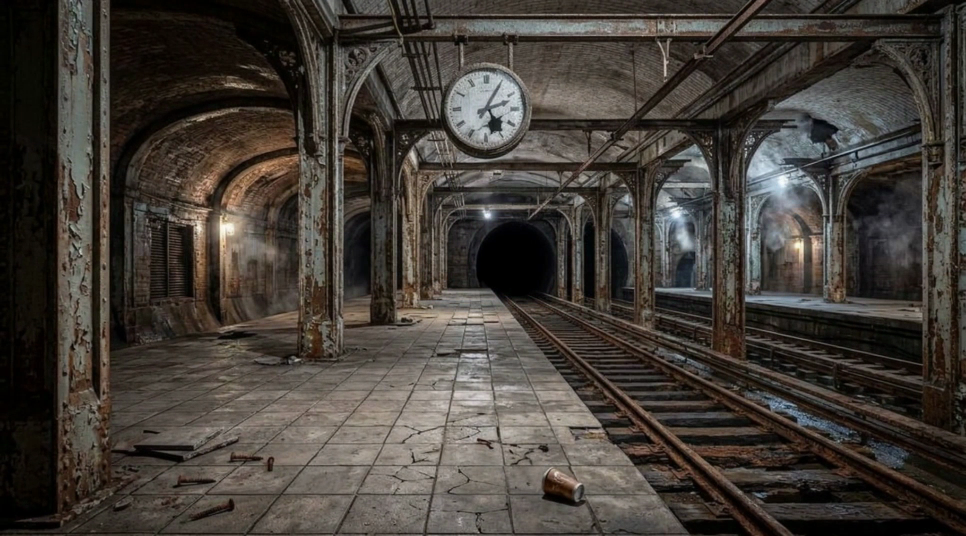
#> input picture docs/experiments/2026-09-22-hybrid-canonical-camotion/TheLongWayDown/generated/D-E/Ee_literal.png, 1932 x 1072 px, given in place of Be.png, which was not available (shown at 1/2 size); the run also reads 1 picture not shown here
$ python analyze.py
#> lines starting #> are read from the running program, lines starting #| are printed output that depends on the picture; pictures that were not available may be replaced by others from this repository, and a replacement may not be noted
#!/usr/bin/env python3
"""Static + kinetic analysis for hybrid + canonical-derived Camotion."""

from __future__ import annotations

import json
import math
import shutil
import subprocess
from pathlib import Path

import numpy as np
from PIL import Image, ImageDraw, ImageFont

REPO = Path(__file__).resolve().parents[3]
EXP = Path(__file__).resolve().parent / "TheLongWayDown"
GEN = EXP / "generated"
STILLS = EXP / "stills"
SHEETS = EXP / "sheets"
CLIPS = GEN / "clips"
CTRL = REPO / "docs/experiments/2026-09-22-hybrid-endpoint-inheritance/TheLongWayDown/generated"
MOVIE = GEN / "experimental_A_B_C_D_E_hybrid_canonical_camotion.mp4"
SIDE = GEN / "control_vs_experiment_side_by_side.mp4"

CONTROL = {
    "B": {"ssim": 0.777, "mae": 6.28, "psnr_db": 27.2, "histogram_correlation": 0.791},
    "C": {"ssim": 0.936, "mae": 3.57, "psnr_db": 34.7, "histogram_correlation": 0.978},
    "D": {"ssim": 0.933, "mae": 3.75, "psnr_db": 34.4, "histogram_correlation": 0.984},
}


def load(path: Path) -> np.ndarray:
    return np.asarray(Image.open(path).convert("RGB"), dtype=np.uint8)


def crop_common(a: np.ndarray, b: np.ndarray) -> tuple[np.ndarray, np.ndarray]:
    h = min(a.shape[0], b.shape[0])
    w = min(a.shape[1], b.shape[1])
    return a[:h, :w], b[:h, :w]


def ssim_plane(a: np.ndarray, b: np.ndarray, win: int = 8) -> float:
    a_f = a.astype(np.float64)
    b_f = b.astype(np.float64)
    h, w = a_f.shape
    c1 = (0.01 * 255) ** 2
    c2 = (0.03 * 255) ** 2
    acc = []
    for y in range(0, h - win + 1, win):
        for x in range(0, w - win + 1, win):
            pa = a_f[y : y + win, x : x + win]
            pb = b_f[y : y + win, x : x + win]
            mu_a, mu_b = pa.mean(), pb.mean()
            var_a, var_b = pa.var(), pb.var()
            cov = ((pa - mu_a) * (pb - mu_b)).mean()
            den = (mu_a**2 + mu_b**2 + c1) * (var_a + var_b + c2)
            acc.append(((2 * mu_a * mu_b + c1) * (2 * cov + c2)) / den)
    return float(np.mean(acc)) if acc else 0.0


def ssim_rgb(a: np.ndarray, b: np.ndarray) -> float:
    return float(sum(ssim_plane(a[:, :, c], b[:, :, c]) for c in range(3)) / 3.0)


def hist_corr(a: np.ndarray, b: np.ndarray) -> float:
    scores = []
    for c in range(3):
        ha = np.histogram(a[:, :, c], bins=256, range=(0, 256))[0].astype(np.float64)
        hb = np.histogram(b[:, :, c], bins=256, range=(0, 256))[0].astype(np.float64)
        ha -= ha.mean()
        hb -= hb.mean()
        den = math.sqrt(float((ha * ha).sum() * (hb * hb).sum()))
        scores.append(0.0 if den == 0 else float((ha * hb).sum() / den))
    return float(sum(scores) / 3.0)


def compare(a: np.ndarray, b: np.ndarray) -> dict:
    a, b = crop_common(a, b)
    diff = a.astype(np.float64) - b.astype(np.float64)
    mae = float(np.mean(np.abs(diff)))
    rmse = float(np.sqrt(np.mean(diff * diff)))
    psnr = float("inf") if rmse == 0 else float(20.0 * math.log10(255.0 / rmse))
    return {
        "width": int(a.shape[1]),
        "height": int(a.shape[0]),
        "mae": mae,
        "rmse": rmse,
        "psnr_db": psnr,
        "ssim": ssim_rgb(a, b),
        "histogram_correlation": hist_corr(a, b),
        "max_abs": int(np.max(np.abs(a.astype(np.int16) - b.astype(np.int16)))),
    }


# [13 lines left out: function sharpness, not called in this run]


def probe_decode(path: Path) -> np.ndarray:
    info = json.loads(
        subprocess.check_output(
            [
                "ffprobe",
                "-v",
                "error",
                "-print_format",
                "json",
                "-show_streams",
                "-select_streams",
                "v:0",
                str(path),
            ],
            text=True,
        )
    )
    stream = next(s for s in info["streams"] if s["codec_type"] == "video")
    w, h = int(stream["width"]), int(stream["height"])
    raw = subprocess.check_output(
        ["ffmpeg", "-hide_banner", "-loglevel", "error", "-i", str(path), "-f", "rawvideo", "-pix_fmt", "rgb24", "pipe:1"]
    )
    n = len(raw) // (w * h * 3)
    return np.frombuffer(raw, dtype=np.uint8).reshape((n, h, w, 3)).copy()


# [46 lines left out: functions pair_mae, block_flow, window_motion, not called in this run]


def font(size: int) -> ImageFont.ImageFont:
    for path in ("/System/Library/Fonts/Supplemental/Arial.ttf", "/System/Library/Fonts/Helvetica.ttc"):
        try:
            return ImageFont.truetype(path, size)
        except OSError:
            continue
    return ImageFont.load_default()


def labeled_row(images: list[tuple[str, Image.Image]], thumb_h: int = 300) -> Image.Image:
    thumbs = []
    for title, img in images:
        scale = thumb_h / img.height
        tw = max(1, round(img.width * scale))
        thumbs.append((title, img.resize((tw, thumb_h), Image.Resampling.LANCZOS)))
    gap, label_h = 12, 40
    width = sum(t.width for _, t in thumbs) + gap * (len(thumbs) + 1)
    canvas = Image.new("RGB", (width, thumb_h + label_h + gap * 2), (16, 16, 16))
    draw = ImageDraw.Draw(canvas)
    f = font(16)
    x = gap
    for title, thumb in thumbs:
        canvas.paste(thumb, (x, gap))
        draw.text((x, gap + thumb_h + 8), title, fill=(230, 230, 230), font=f)
        x += thumb.width + gap
    return canvas


def diff_image(a: np.ndarray, b: np.ndarray) -> Image.Image:
    a, b = crop_common(a, b)
    mag = np.abs(a.astype(np.int16) - b.astype(np.int16)).astype(np.float64).max(axis=2)
    mag = np.clip(mag * 4.0, 0, 255).astype(np.uint8)
    return Image.fromarray(np.stack([mag, np.zeros_like(mag), 255 - mag], axis=2))


def ff(*args: str) -> None:
    subprocess.run(["ffmpeg", "-hide_banner", "-loglevel", "error", "-y", *args], check=True)


def scale_clip(src: Path, dest: Path, w: int = 1932, h: int = 1072) -> None:
    ff("-i", str(src), "-vf", f"scale={w}:{h}:flags=bicubic,setsar=1", "-c:v", "libx264", "-crf", "18", "-preset", "veryfast", "-pix_fmt", "yuv420p", "-an", str(dest))


# [68 lines left out: functions seam_clip, mark_cut, hstack, not called in this run]


def promote() -> None:
    de = GEN / "D-E"
    shutil.copy2(de / "frames" / "last_literal.png", de / "Ee_literal.png")
    shutil.copy2(de / "frames" / "last_literal.png", de / "Ee_selected.png")
    shutil.copy2(de / "frames" / "last_literal.png", de / "Ee.png")
    shutil.copy2(de / "frames" / "first.png", de / "Ds_rendered.png")
    (de / "selection.json").write_text(
        json.dumps(
            {
                "Ee_literal": "frame 241/242",
                "Ee_selected": "same",
                "reason": "Abandoned station: clock, columns, tracks. Matches canonical E.",
                "camotionOnStart": "canonical D-E startPlan applied to De",
            },
            indent=2,
        )
        + "\n"
    )


def main() -> int:
    SHEETS.mkdir(parents=True, exist_ok=True)
    CLIPS.mkdir(parents=True, exist_ok=True)
    promote()

    metrics: dict = {
        "experiment": "hybrid-canonical-camotion",
        "control": CONTROL,
        "camotion_transform": {},
        "rendered_seams": {},
        "kinetic": {},
        "destinations": {},
        "state_quality": {},
        "legs": {},
    }

    pairs = [
        ("B", "A-B", "Be", "B-C", "Bs-prime", "Bs_rendered"),
        ("C", "B-C", "Ce", "C-D", "Cs-prime", "Cs_rendered"),
        ("D", "C-D", "De", "D-E", "Ds-prime", "Ds_rendered"),
    ]
    for letter, incoming, end_name, outgoing, primed, rendered in pairs:
        inherited = load(GEN / incoming / f"{end_name}.png")
#> in load, returned value is the input picture: shape (1072, 1932, 3); mean R, G, B 67.3, 61.6, 55.6
        prime = load(GEN / outgoing / f"{primed}.png")
        first = load(GEN / outgoing / f"{rendered}.png")
        t = compare(inherited, prime)
#> in compare, `diff = a.astype(np.float64) - b.astype(np.float64)`: diff: shape (1072, 1932, 3) float64; every value is 0
#> in compare, `mae = float(np.mean(np.abs(diff)))`: mae = 0
#> in compare, `psnr = float("inf") if rmse == 0 else float(20.0 * math.log10(255.0 / ..`: psnr = inf
#> in hist_corr, `scores = []`: scores = []
#> the loop in hist_corr, `for c in range(3):` made 3 passes
#> den on passes 1 to 3: 1.66e+10, 1.92e+10, 2.88e+10
#> after the loop in hist_corr, `for c in range(3):`: scores = [1, 1, 1]
#> t = {'width': 1932, 'height': 1072, 'mae': 0, 'rmse': 0, 'psnr_db': inf, 'ssim': 1, 'histogram_correlation': 1, 'max_abs': 0}
        s = compare(inherited, first)
#> call 4 of ssim_plane, with win = 8
#> in ssim_plane (call 4), `a_f = a.astype(np.float64)`:
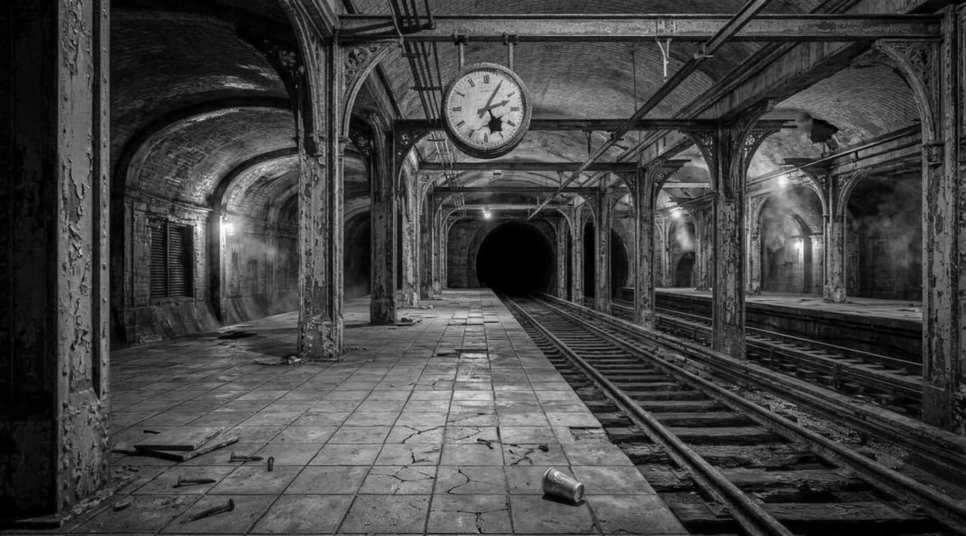
#> a_f: shape (1072, 1932) float64 (shown at 1/2 size); min 0, max 255, mean 67.3
#> after the loop in ssim_plane (call 4), `for y in range(0, h - win + 1, win):`: acc = 32294 items
#> in ssim_plane (call 5), `a_f = a.astype(np.float64)`:
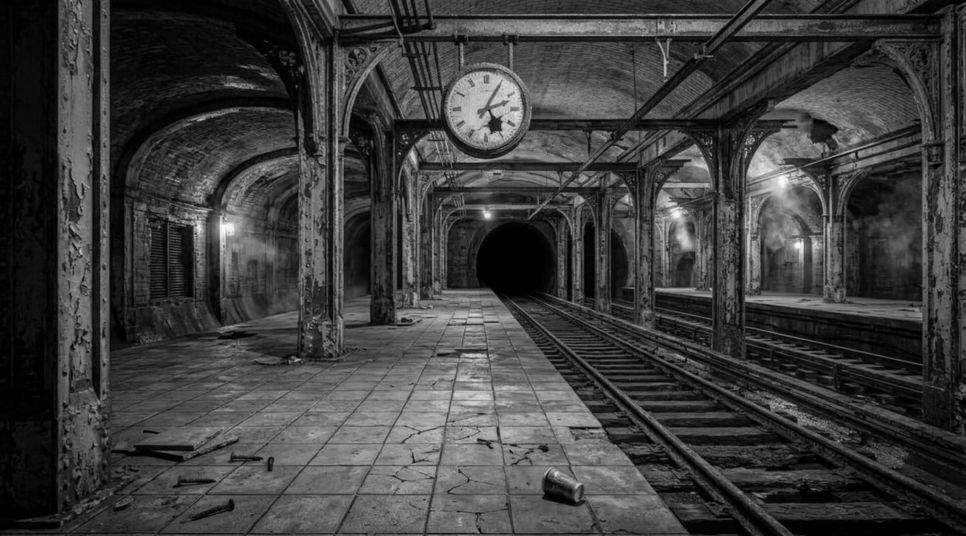
#> a_f: shape (1072, 1932) float64 (shown at 1/2 size); min 0, max 254, mean 61.6
#> the loop in hist_corr (call 2), `for c in range(3):` made 3 passes
#> s has the same summary as t
        p2s = compare(prime, first)
#> p2s has the same summary as t
        metrics["camotion_transform"][letter] = {**t, "pair": f"{end_name} vs {primed}"}
        metrics["rendered_seams"][letter] = {**s, "pair": f"{end_name} vs {rendered}", "prime_vs_rendered": p2s}
        heat_t = diff_image(inherited, prime)
#> in diff_image, `mag = np.abs(a.astype(np.int16) - b.astype(np.int16)).astype(np.float6..`: mag: shape (1072, 1932) float64; every value is 0
#> in diff_image, `mag = np.clip(mag * 4.0, 0, 255).astype(np.uint8)`: mag: shape (1072, 1932); every value is 0
#> in diff_image, `return Image.fromarray(np.stack([mag, np.zeros_like(mag), 255 - mag], ..`:
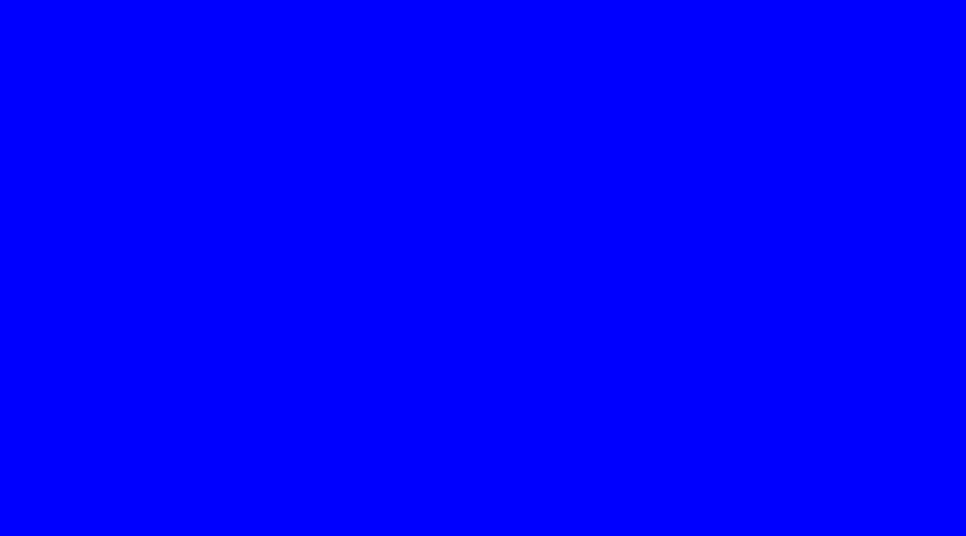
#> returned value: PIL image 1932x1072 RGB (shown at 1/2 size); mean R, G, B 0, 0, 255
        heat_s = diff_image(inherited, first)
        labeled_row(
            [
                (end_name, Image.fromarray(inherited)),
                (primed, Image.fromarray(prime)),
                ("|diff| x4", heat_t),
            ]
        ).save(SHEETS / f"camotion-{letter}.png")
#> after the loop in labeled_row, `for title, img in images:`: thumbs = 3 items
#> in labeled_row, `width = sum(t.width for _, t in thumbs) + gap * (len(thumbs) + 1)`: width = 1671
#> in labeled_row, `canvas = Image.new("RGB", (width, thumb_h + label_h + gap * 2), (16, 1..`: canvas: PIL image 1671x364 RGB; every value is 16
#> the loop in labeled_row, `for title, thumb in thumbs:` made 3 passes
#> (title, x) on passes 1 to 3: ('Be', 565), ('Bs-prime', 1118), ('|diff| x4', 1671)
#> after the loop in labeled_row, `for title, thumb in thumbs:`:
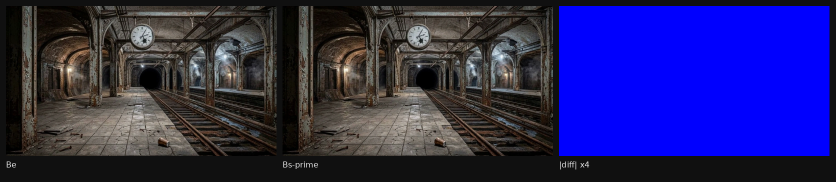
#> canvas: PIL image 1671x364 RGB (shown at 1/2 size); mean R, G, B 39.3, 36.2, 101.1
        labeled_row(
            [
                (end_name, Image.fromarray(inherited)),
                (rendered, Image.fromarray(first)),
                ("|diff| x4", heat_s),
            ]
        ).save(SHEETS / f"seam-{letter}.png")
#> the loop in labeled_row (call 2), `for title, thumb in thumbs:` made 3 passes

        inc = probe_decode(GEN / incoming / f"{incoming}.mp4")
        out = probe_decode(GEN / outgoing / f"{outgoing}.mp4")
        last_n = inc[-24:]
        first_n = out[:24]
        kin = {
            "incoming_last_1s": window_motion(last_n),
            "outgoing_first_1s": window_motion(first_n),
        }
        ctrl_inc = probe_decode(CTRL / incoming / f"{incoming}.mp4")
        ctrl_out = probe_decode(CTRL / outgoing / f"{outgoing}.mp4")
        kin["control_incoming_last_1s"] = window_motion(ctrl_inc[-24:])
        kin["control_outgoing_first_1s"] = window_motion(ctrl_out[:24])
        metrics["kinetic"][letter] = kin

        dest = load(STILLS / f"{letter if letter != 'B' else 'B'}.png")
        # destination of this outgoing clip's end
        dest_letter = {"B": "C", "C": "D", "D": "E"}[letter]
        dest_img = load(STILLS / f"{dest_letter}.png")
        end_arr = load(GEN / outgoing / f"{ {'B': 'Ce', 'C': 'De', 'D': 'Ee'}[letter] }.png")
        fitted = dest_img
        if fitted.shape != end_arr.shape:
            fitted = np.asarray(
                Image.fromarray(dest_img).resize((end_arr.shape[1], end_arr.shape[0]), Image.Resampling.LANCZOS),
                dtype=np.uint8,
            )
        metrics["destinations"][dest_letter] = compare(fitted, end_arr)

    for key, path in (
        ("Be", GEN / "A-B" / "Be.png"),
        ("Bs-prime", GEN / "B-C" / "Bs-prime.png"),
        ("Ce", GEN / "B-C" / "Ce.png"),
        ("Cs-prime", GEN / "C-D" / "Cs-prime.png"),
        ("De", GEN / "C-D" / "De.png"),
        ("Ds-prime", GEN / "D-E" / "Ds-prime.png"),
        ("Ee", GEN / "D-E" / "Ee.png"),
    ):
        arr = load(path)
        metrics["state_quality"][key] = {
            "luma": float(arr.astype(np.float64).mean()),
            "sharpness": sharpness(arr),
            "width": int(arr.shape[1]),
            "height": int(arr.shape[0]),
        }

    for leg in ("B-C", "C-D", "D-E"):
        gen = json.loads((GEN / leg / "generation.json").read_text())
        ext = json.loads((GEN / leg / "frames" / "extract.json").read_text())
        metrics["legs"][leg] = {
            "wallMs": gen.get("wallMs"),
            "predictionId": gen.get("result", {}).get("predictionId"),
            "durationRequested": gen.get("durationRequested"),
            "video": {"width": ext["width"], "height": ext["height"], "duration": ext["duration"], "window": ext["window"]},
        }

    labeled_row(
        [
            ("A-prime reused", Image.open(STILLS / "A-prime.png").convert("RGB")),
            ("Be reused", Image.open(GEN / "A-B" / "Be.png").convert("RGB")),
            ("Bs-prime", Image.open(GEN / "B-C" / "Bs-prime.png").convert("RGB")),
        ]
    ).save(SHEETS / "story-B.png")
    labeled_row(
        [
            ("Ce", Image.open(GEN / "B-C" / "Ce.png").convert("RGB")),
            ("Cs-prime", Image.open(GEN / "C-D" / "Cs-prime.png").convert("RGB")),
            ("canonical C", Image.open(STILLS / "C.png").convert("RGB")),
        ]
    ).save(SHEETS / "story-C.png")
    labeled_row(
        [
            ("De", Image.open(GEN / "C-D" / "De.png").convert("RGB")),
            ("Ds-prime", Image.open(GEN / "D-E" / "Ds-prime.png").convert("RGB")),
            ("Ee station", Image.open(GEN / "D-E" / "Ee.png").convert("RGB")),
        ]
    ).save(SHEETS / "story-D-E.png")

    scaled = []
    for leg in ("A-B", "B-C", "C-D", "D-E"):
        src = GEN / leg / f"{leg}.mp4"
        out = GEN / leg / f"{leg}-scaled.mp4"
        scale_clip(src, out)
        scaled.append(out)
    list_path = GEN / "concat.txt"
    list_path.write_text("".join(f"file '{p}'\n" for p in scaled))
    ff("-f", "concat", "-safe", "0", "-i", str(list_path), "-c", "copy", str(MOVIE))

    for incoming, outgoing, letter in (("A-B", "B-C", "B"), ("B-C", "C-D", "C"), ("C-D", "D-E", "D")):
        exp_raw = CLIPS / f"seam-{letter}-raw.mp4"
        exp_mark = CLIPS / f"seam-{letter}.mp4"
        ctrl_raw = CLIPS / f"control-seam-{letter}-raw.mp4"
        ctrl_mark = CLIPS / f"control-seam-{letter}.mp4"
        seam_clip(GEN / incoming / f"{incoming}-scaled.mp4", GEN / outgoing / f"{outgoing}-scaled.mp4", exp_raw)
        mark_cut(exp_raw, exp_mark, 1.5)
        ctrl_in = CTRL / incoming / f"{incoming}.mp4"
        ctrl_out = CTRL / outgoing / f"{outgoing}.mp4"
        c_in_s = CLIPS / f"ctrl-{incoming}-scaled.mp4"
        c_out_s = CLIPS / f"ctrl-{outgoing}-scaled.mp4"
        if not c_in_s.exists():
            scale_clip(ctrl_in, c_in_s)
        if not c_out_s.exists():
            scale_clip(ctrl_out, c_out_s)
        seam_clip(c_in_s, c_out_s, ctrl_raw)
        mark_cut(ctrl_raw, ctrl_mark, 1.5)
        hstack(ctrl_mark, exp_mark, CLIPS / f"compare-seam-{letter}.mp4", "CONTROL no Camotion", "EXPERIMENT Camotion plan")

    # full side-by-side of control vs experiment (scale both to 1932 then hstack 960)
    ctrl_full = CLIPS / "control-full-scaled.mp4"
    if not (CTRL / "experimental_A_B_C_D_E_hybrid_endpoint_inheritance.mp4").exists():
        pass
    scale_clip(CTRL / "experimental_A_B_C_D_E_hybrid_endpoint_inheritance.mp4", ctrl_full)
    hstack(ctrl_full, MOVIE, SIDE, "CONTROL hybrid", "EXPERIMENT + Camotion")

    metrics["outputs"] = {
        "movie": str(MOVIE),
        "side_by_side": str(SIDE),
        "seams": [str(CLIPS / f"compare-seam-{x}.mp4") for x in "BCD"],
    }
    (GEN / "metrics.json").write_text(json.dumps(metrics, indent=2) + "\n")

    summary = {
        "camotion_transform": {k: {kk: v[kk] for kk in ("ssim", "mae", "psnr_db", "histogram_correlation")} for k, v in metrics["camotion_transform"].items()},
        "rendered_seams": {k: {kk: v[kk] for kk in ("ssim", "mae", "psnr_db", "histogram_correlation")} for k, v in metrics["rendered_seams"].items()},
        "kinetic": {
            k: {
                "in_mae": v["incoming_last_1s"]["mean_pair_mae"],
                "out_mae": v["outgoing_first_1s"]["mean_pair_mae"],
                "ctrl_in_mae": v["control_incoming_last_1s"]["mean_pair_mae"],
                "ctrl_out_mae": v["control_outgoing_first_1s"]["mean_pair_mae"],
                "in_flow": v["incoming_last_1s"]["mean_flow_mag"],
                "out_flow": v["outgoing_first_1s"]["mean_flow_mag"],
                "ctrl_in_flow": v["control_incoming_last_1s"]["mean_flow_mag"],
                "ctrl_out_flow": v["control_outgoing_first_1s"]["mean_flow_mag"],
            }
            for k, v in metrics["kinetic"].items()
        },
    }
    print(json.dumps(summary, indent=2))
    return 0


if __name__ == "__main__":
#> (the run stopped early here; a loop or call above may not have finished)
